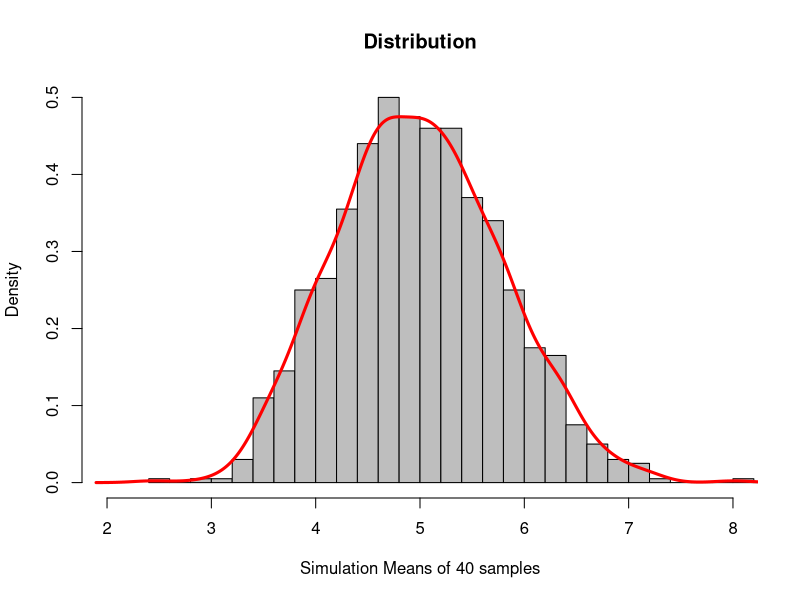

Reproduce this figure in R.
## ---- chunk 1
knitr::opts_chunk$set(echo = FALSE)
## ---- chunk 2
lambda <- 0.2;
samples <- 40;
simulationCount <- 1000;
simMeans = NULL
for (i in 1 : simulationCount) {
    simMeans = c(simMeans, mean(rexp(samples,lambda)))
}
## ---- chunk 3
hist(simMeans, prob=TRUE, col="gray", main="Distribution",breaks=40, xlim=c(2,8), xlab = "Simulation Means of 40 samples")
lines(density(simMeans), lwd=3, col="red")
